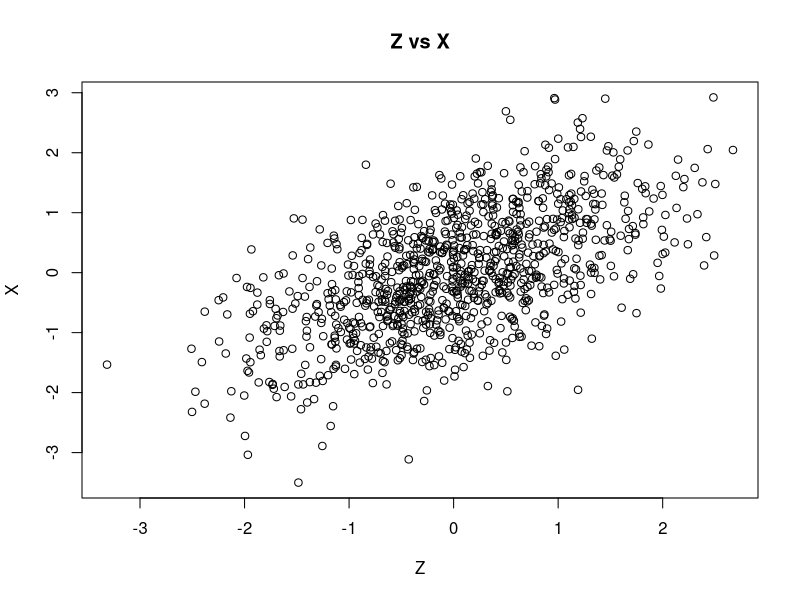

Generate this figure with R:
# Instrumental Variable Approach,
# Westfall p. 161-166

# Z -> X -> Y

# We are interested in the causal effect of X on Y.

n_sim <- 1000
correlation_strength <- 0.6
Sigma <- matrix(c(1^2, correlation_strength * 1 * 1,
                  correlation_strength * 1*1, 1^2), 2, 2)
# Correlation was verified via simulation.

data <- MASS::mvrnorm(n = n_sim, 
                      mu = c(0, 0), 
                      Sigma = Sigma)

Z <- data[, 1]
X <- data[, 2]

plot(Z, X, main = "Z vs X", xlab = "Z", ylab = "X")

Y <- 1 + 2*X + rnorm(n_sim)

# Instrumental variable estimator for gamma_1:
cov(Z, Y)/cov(Z,X)


# look at different n_sim's:--------

library(MASS)

# Funktion zur IV-Schätzung
iv_estimate <- function(n_sim, correlation_strength = 0.6, true_beta = 2) {
  Sigma <- matrix(c(1, correlation_strength,
                    correlation_strength, 1), nrow = 2)
  
  data <- MASS::mvrnorm(n = n_sim, mu = c(0, 0), Sigma = Sigma)
  Z <- data[, 1]
  X <- data[, 2]
  Y <- 1 + true_beta * X + rnorm(n_sim)
  
  iv_est <- cov(Z, Y) / cov(Z, X)
  return(iv_est)
}

# Replikationen
replicate_iv <- function(n_sim, n_rep = 100) {
  mean(replicate(n_rep, iv_estimate(n_sim)))
}

# Verschiedene Stichprobengrößen testen
sample_sizes <- c(10, 50, 100, 250, 500, 750, 1000)
iv_means <- sapply(sample_sizes, replicate_iv)

# In Data Frame umwandeln
results_df <- data.frame(
  SampleSize = sample_sizes,
  Mean_IV_Estimate = iv_means
)

print(results_df)

# looks correct.